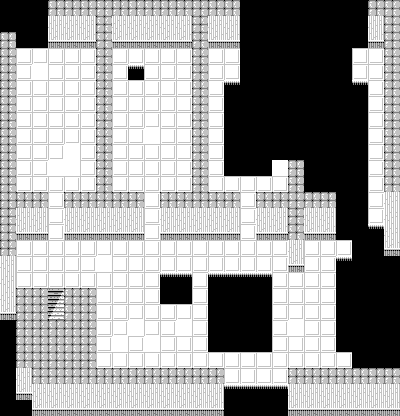

This game map was drawn from its Tiled (.tmx) file and the tilesets committed beside it. A one-line description and the trimmed map source follow:
An orthogonal 25x26 tile map with 16x16 px tiles, 3 tile layers (Tile Layer 1, Tile Layer 2, Tile Layer 3), 2 tilesets and 4 objects (2x Chest, Target, Event).

<map version="1.0" orientation="orthogonal" renderorder="right-down" width="25" height="26" tilewidth="16" tileheight="16" nextobjectid="74">
 <properties>
  <property name="bgm" value="optional_dungeon" />
  <property name="encounter" value="encounterset_level09_danger02" />
  <property name="name" value="Grand City" />
 </properties>
 <tileset firstgid="1" source="../tilesets/lower.tsx" />
 <tileset firstgid="176" source="../tilesets/upper.tsx" />
 <layer name="Tile Layer 1" width="25" height="26">
  <properties>
   <property name="z" value="0" />
  </properties>
  <data>[650 cells, 505 non-empty, 9 distinct tile ids]</data>
 </layer>
 <layer name="Tile Layer 2" width="25" height="26">
  <properties>
   <property name="z" value=".5" />
  </properties>
  <data>[650 cells, 0 non-empty, 0 distinct tile ids]</data>
 </layer>
 <objectgroup name="Object Layer 1">
  <object id="70" name="chest" type="Chest" x="160" y="96" width="16" height="16">
   <properties>
    <property name="collectable" value="stone_air" />
   </properties>
  </object>
  <object id="71" name="chest" type="Chest" x="304" y="240" width="16" height="16">
   <properties>
    <property name="item" value="pot_defense" />
   </properties>
  </object>
  <object id="72" name="stairs" type="Target" x="48" y="288" width="16" height="16" />
  <object id="73" name="tele" type="Event" x="48" y="304" width="16" height="16">
   <properties>
    <property name="onCollide" value="targetTele('world4/grand_city01.tmx', 'stairs')" />
   </properties>
  </object>
 </objectgroup>
 <layer name="Tile Layer 3" width="25" height="26">
  <properties>
   <property name="z" value="1.5" />
  </properties>
  <data>[650 cells, 0 non-empty, 0 distinct tile ids]</data>
 </layer>
</map>
